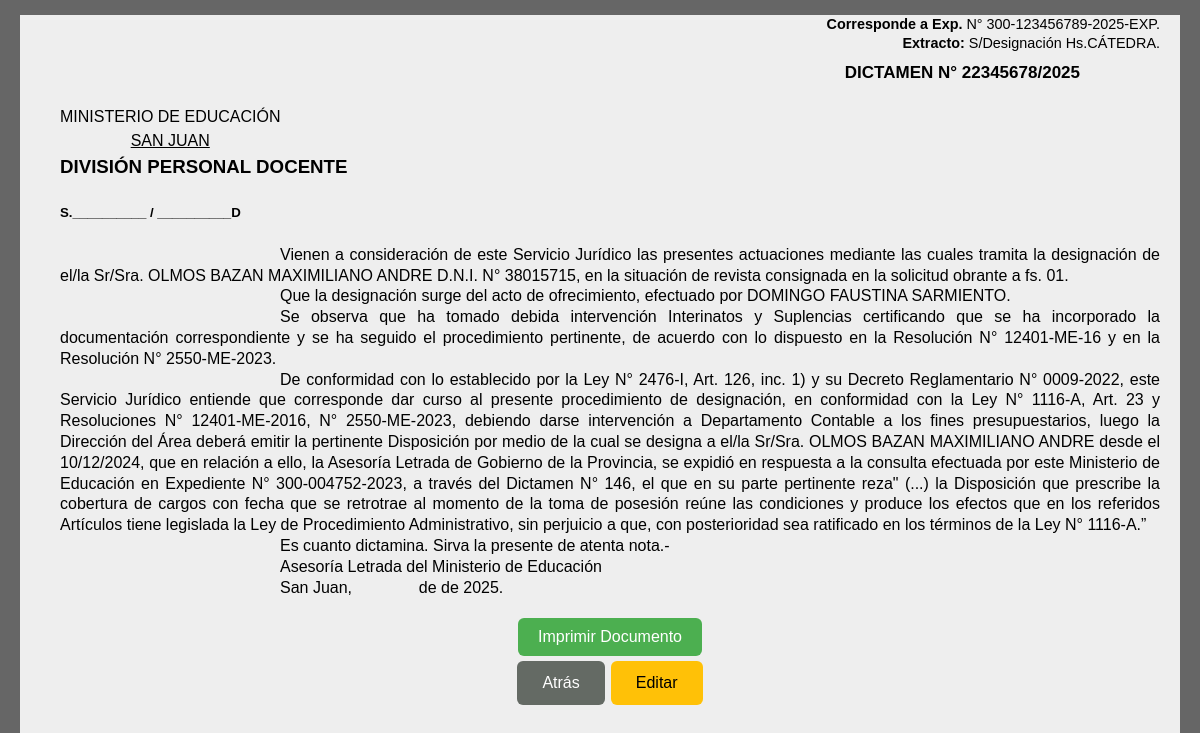
The page /hs_catedra_lista.php?id=1 on the database its author committed.
### tables this page shows
CREATE TABLE `hs_catedras` (
  `id_catedra` int(11) NOT NULL,
  `id_profe` int(11) NOT NULL,
  `num_exp` varchar(50) NOT NULL,
  `num_dictamen` varchar(50) NOT NULL,
  `escuela` varchar(255) NOT NULL,
  `fecha_toma` date NOT NULL,
  `fecha_crea` date NOT NULL,
  `estado` varchar(10) NOT NULL DEFAULT 'Activo',
  `tipo` int(20) NOT NULL
);

CREATE TABLE `profesor` (
  `id_profe` int(11) NOT NULL,
  `nombre` varchar(50) NOT NULL,
  `apellido` varchar(50) NOT NULL,
  `dni` int(15) NOT NULL
);

### hs_catedra_lista.php (the view, shortened to what this page needs)
<?php require 'conn/connection.php';
if (isset($_GET['id'])) {
    $id = $_GET['id'];
        $query = "SELECT
                hs_catedras.*,
                profesor.*,
                tipo_tabla.*
            FROM
                hs_catedras
            INNER JOIN profesor ON hs_catedras.id_profe = profesor.id_profe
            INNER JOIN tipo_tabla ON hs_catedras.tipo = tipo_tabla.id_tipo
            WHERE hs_catedras.id_profe = :id
        ";
        $stmt = $db->prepare($query);
        $stmt->bindParam(':id', $id, PDO::PARAM_INT);
        $stmt->execute();
        $profe = $stmt->fetch(PDO::FETCH_ASSOC);
} else {
    die('El parámetro ID no está definido.');
}
$fecha = new DateTime($profe['fecha_toma']);
$fecha_formateada = $fecha->format('d/m/Y');
?>
<html style="background: #666666;" lang="es">
<head>
</head>
<?php $anio_actual = date('Y'); ?>
<?php $mes_actual = date('m');
$mes = '';
?>
<body class="content">
    <div class="encabezado">
        <p><strong>Corresponde a Exp.</strong> N° 300-<span><?php echo htmlspecialchars($profe['num_exp']);?></span>-<?php echo $anio_actual;?></strong>-EXP.</p>
        <p><strong>Extracto:</strong> S/Designación Hs.CÁTEDRA.</p>
        <p style="margin-top: 10px; margin-right: 80px;font-size: 17px;"><strong>DICTAMEN N° <span><?php echo htmlspecialchars($profe['num_dictamen']); ?></span>/<?php echo $anio_actual;?></strong></p>
    </div>
    <div style="text-align: center;display: inline-block; margin-bottom: 0px;" >
        MINISTERIO DE EDUCACIÓN
        <br><u>SAN JUAN</u>
    </div>
    <h3 style="margin-top: 0px; padding-top: 0px; margin-bottom: 0px;"><strong>DIVISIÓN PERSONAL DOCENTE</strong></h3>
    <h5>S.__________ / __________D</h5>
    <div class="">
        <p>
            Vienen a consideración de este Servicio Jurídico las presentes actuaciones mediante las cuales tramita la
            designación de el/la Sr/Sra. <span><?php echo htmlspecialchars($profe['apellido']); ?></span> <span><?php echo htmlspecialchars($profe['nombre']); ?></span>
             D.N.I. N° <span><?php echo htmlspecialchars($profe['dni']); ?></span>, en la situación de revista consignada en la solicitud obrante a fs. 01.
        </p>
        <p>
            Que la designación surge del acto de ofrecimiento, efectuado por <span><?php echo htmlspecialchars($profe['escuela']); ?></span>.
        </p>
        <p>
            Se observa que ha tomado debida intervención Interinatos y Suplencias certificando que
            se ha incorporado la documentación correspondiente y se ha seguido el procedimiento pertinente, de acuerdo
            con lo dispuesto en la Resolución N° 12401-ME-16 y en la Resolución N° 2550-ME-2023.
        </p>
        <p>
            De conformidad con lo establecido por la Ley N° 2476-I, Art. 126, inc. 1) y su Decreto Reglamentario N°
            0009-2022, este Servicio Jurídico entiende que corresponde dar curso al presente procedimiento de designación,
            en conformidad con la Ley N° 1116-A, Art. 23 y Resoluciones N° 12401-ME-2016, N° 2550-ME-2023, debiendo darse intervención
            a Departamento Contable a los fines presupuestarios, luego la Dirección del Área deberá emitir la pertinente Disposición por
            medio de la cual se designa a el/la Sr/Sra.
            <span><?php echo htmlspecialchars($profe['apellido']); ?></span> <span><?php echo htmlspecialchars($profe['nombre']); ?></span>
            desde el <span><?php echo htmlspecialchars($fecha_formateada); ?></span>, que en relación a ello, la Asesoría Letrada de
            Gobierno de la Provincia, se expidió en respuesta a la consulta efectuada por este Ministerio de Educación en
            Expediente N° 300-004752-2023, a través del Dictamen N° 146, el que en su parte pertinente reza"
            (...) la Disposición que prescribe la cobertura de cargos con fecha que se retrotrae al momento de la toma de posesión reúne
            las condiciones y produce los efectos que en los referidos Artículos tiene legislada la Ley de Procedimiento Administrativo,
            sin perjuicio a que, con posterioridad sea ratificado en los términos de la Ley N° 1116-A.”
        </p>
        <p>
            Es cuanto dictamina. Sirva la presente de atenta nota.-
        </p>
        <p>
            Asesoría Letrada del Ministerio de Educación<br>
        </p>
        <p>
            San Juan, <span>&nbsp;&nbsp;&nbsp;&nbsp;&nbsp;&nbsp;&nbsp;&nbsp;&nbsp;&nbsp;&nbsp;&nbsp;&nbsp;</span> de <?php echo $mes;?> de <?php echo $anio_actual;?>.
        </p>
    </div>
    <div class="button-container" >
        <button onclick="window.print()">Imprimir Documento</button>
        <div class="enlaces">
            <a style="background-color:rgb(100, 106, 100);" href="index.php">Atrás</a>
            <a style="background-color:#ffc107; color:#000;" href="hs_catedra_edit.php?id=<?php echo $profe['id_profe']; ?>">Editar</a>
        </div>
    </div>
</body>
</html>

### hs_catedra_lista.php (style rules this page uses)
p { text-indent: 20%; margin: 0px; padding: 0px; line-height: 1.3; }
body { font-family: 'Andalus', sans-serif; margin: 15px 20px 0px 20px; line-height: 1.5; padding: 0px 20px 0px 40px; background:#eeeeee; padding-bottom: 20px; }
.encabezado { text-align: right; font-size: 0.9em; margin-bottom: 20px; }
.content { text-align: justify; }
button { padding: 10px 20px; background-color: #4CAF50; color: white; border: none; cursor: pointer; font-size: 16px; border-radius: 0.375rem; text-decoration: none; }
a { padding: 10px 20px; color: white; border: none; cursor: pointer; font-size: 16px; border-radius: 0.375rem; text-decoration: none; }
.button-container { display: flex; flex-direction: column; align-items: center; width: 90%; margin: 20px auto; }
.enlaces { display: flex; justify-content: center; width: 100%; margin-top: 5px; }
a { margin: 0 3px; padding: 10px 25px; }

### rows shown on the page
hs_catedras: num_exp "123456789", num_dictamen "22345678", id_profe.apellido "OLMOS BAZAN", id_profe.nombre "MAXIMILIANO ANDRE", id_profe.dni "38015715", escuela "DOMINGO FAUSTINA SARMIENTO", fecha_toma "10/12/2024"
